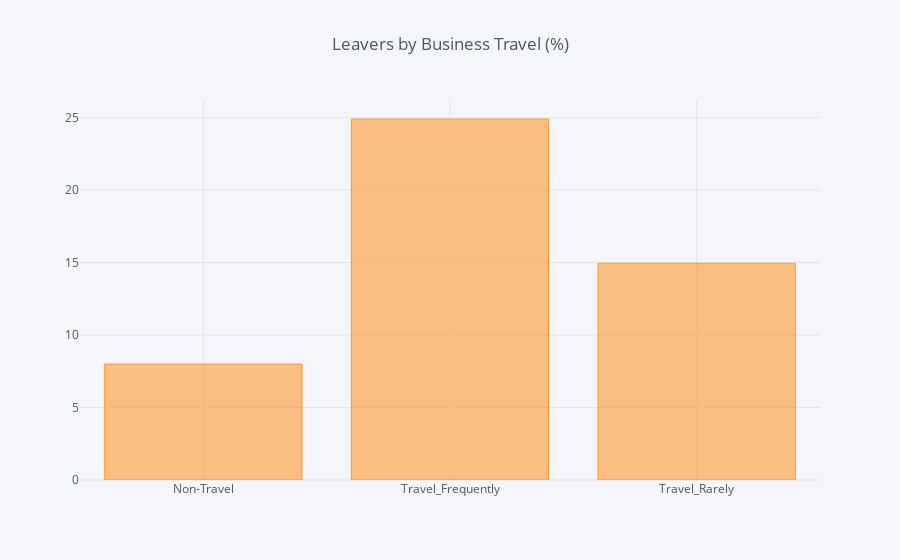

Source (notebook cell):
### Code cell
df_BusinessTravel = pd.DataFrame(columns=["Business Travel", "% of Leavers"])
i=0
for field in list(df_HR['BusinessTravel'].unique()):
    ratio = df_HR[(df_HR['BusinessTravel']==field)&(df_HR['Attrition']=="Yes")].shape[0] / df_HR[df_HR['BusinessTravel']==field].shape[0]
    df_BusinessTravel.loc[i] = (field, ratio*100)
    i += 1
    #print("In {}, the ratio of leavers is {:.2f}%".format(field, ratio*100))    
df_BT = df_BusinessTravel.groupby(by="Business Travel").sum()
df_BT.iplot(kind='bar',title='Leavers by Business Travel (%)')

### Figure 1 — Plotly figure (JSON) as saved in the notebook; plotly's stock layout.template omitted (floating-point values rounded to 4 significant figures)
{"data": [{"marker": {"color": "rgba(255, 153, 51, 0.6)", "line": {"color": "rgba(255, 153, 51, 1.0)", "width": 1}}, "name": "% of Leavers", "orientation": "v", "text": "", "type": "bar", "uid": "5c2b0776-6c70-457b-935f-4bf707c2ac02", "x": ["Non-Travel", "Travel_Frequently", "Travel_Rarely"], "y": [8, 24.91, 14.96]}], "layout": {"legend": {"bgcolor": "#F5F6F9", "font": {"color": "#4D5663"}}, "paper_bgcolor": "#F5F6F9", "plot_bgcolor": "#F5F6F9", "title": {"font": {"color": "#4D5663"}, "text": "Leavers by Business Travel (%)"}, "xaxis": {"gridcolor": "#E1E5ED", "showgrid": true, "tickfont": {"color": "#4D5663"}, "title": {"font": {"color": "#4D5663"}, "text": ""}, "zerolinecolor": "#E1E5ED"}, "yaxis": {"gridcolor": "#E1E5ED", "showgrid": true, "tickfont": {"color": "#4D5663"}, "title": {"font": {"color": "#4D5663"}, "text": ""}, "zerolinecolor": "#E1E5ED"}}}
